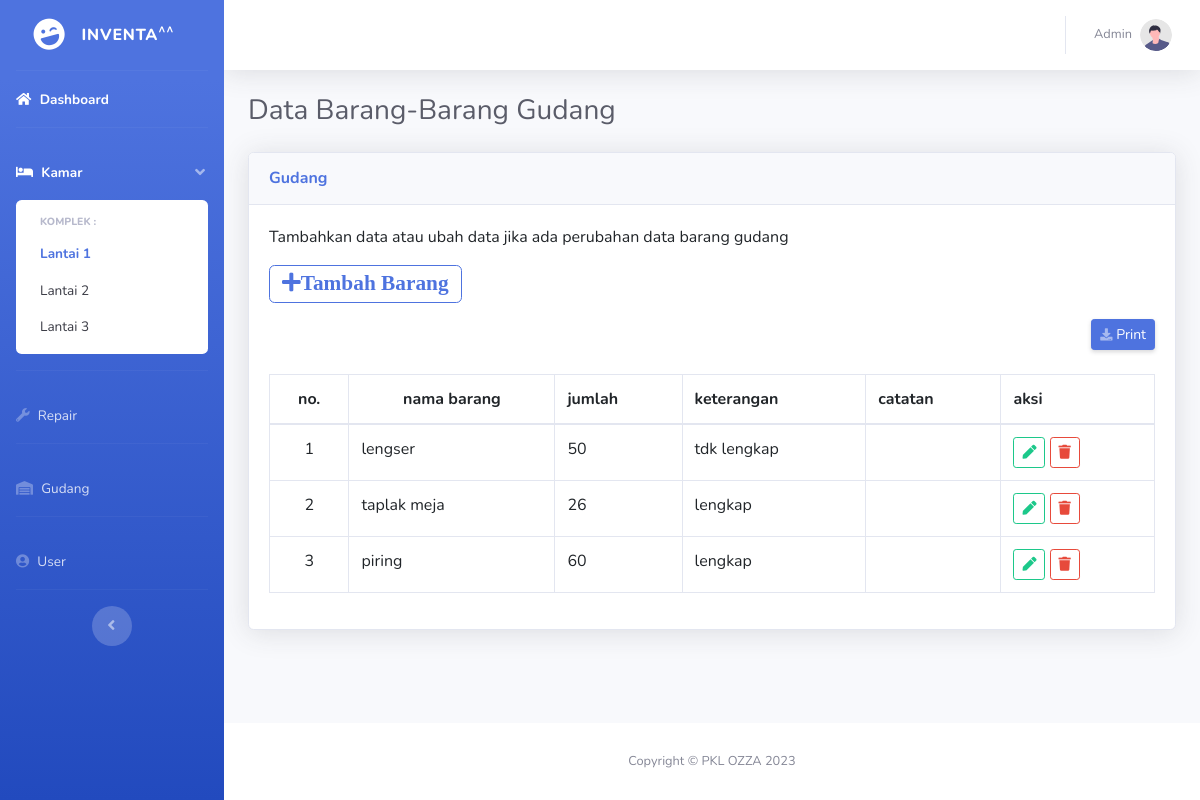
The page /gudang.php (signed in) on the database its author committed.
### tables this page shows
CREATE TABLE `gudang` (
  `id` int(3) NOT NULL,
  `nama_barang` varchar(20) NOT NULL,
  `jumlah` int(5) NOT NULL,
  `keterangan` varchar(50) NOT NULL,
  `catatan` varchar(200) NOT NULL
);

### gudang.php (the view, shortened to what this page needs)
<?php
    include 'koneksi.php';
    $query ="SELECT * FROM gudang;";
    $sql = mysqli_query($conn, $query);
    $no = 0;
?>
<!DOCTYPE html>
<html lang="en">
<head>
    <?php include 'header.php';  ?>
</head>
<body id="page-top">
    <?php include 'menu.php'; ?>
                <div class="container-fluid">
                    <div class="d-sm-flex align-items-center justify-content-between mb-4">
                        <h1 class="h3 mb-0 text-gray-800">Data Barang-Barang Gudang</h1>
                    </div>
                        <div class="card shadow mb-4">
                             <div class="card-header py-3">
                                <h6 class="m-0 font-weight-bold text-primary">Gudang</h6>
                                </div>
                                <div class="card-body">
                                    <p>Tambahkan data atau ubah data jika ada perubahan data barang gudang</p>
                                    <a href="kelolagudang.php" type="button" class="btn btn-outline-primary mb-3">
                                    <i class="fa fa-plus fa-lg">Tambah Barang</i></a>
                                     <div class="d-sm-flex align-items-center justify-content-between mb-4">
                                        <a href="print5.php" class="d-none d-sm-inline-block btn btn-sm btn-primary shadow-sm"><i
                                        class="fas fa-download fa-sm text-white-50"></i> Print</a>
                                    </div>
                                <div class="table-responsive">
                                  <table class="table align-middle table-bordered table-hover">
                                    <thead>
                                      <tr>
                                        <th><center>no.</center></th>
                                        <th><center>nama barang</center></th>
                                        <th>jumlah</th>
                                        <th>keterangan</th>
                                        <th>catatan</th>
                                        <th>aksi</th>
                                      </tr>
                                    </thead>
                                    <tbody>
                                    <?php
                                        while ($result = mysqli_fetch_assoc($sql)) {
                                    ?>
                                      <tr>
                                        <td><center><?php echo ++$no; ?></center></td>
                                        <td>
                                            <?php echo $result['nama_barang']; ?>
                                            </td>
                                        <td><?php echo $result['jumlah']; ?> </td>
                                        <td><?php echo $result['keterangan']; ?>    </td>
                                        <td><?php echo $result['catatan']; ?>    </td>
                                        <td>
                                            <a href="kelolagudang.php?ubah=<?php echo $result['id']; ?>" type="button" class="btn btn-outline-success btn-sm">
                                               <i class="fa fa-pen" aria-hidden="true"></i></a>
                                            <a href="prosesgudang.php?hapus=<?php echo $result['id']; ?>" type="button" class="btn btn-outline-danger btn-sm" onClick="return confirm('Anda Yakin Ingin Menghapus?')">
                                                <i class="fa fa-trash"></i></a></td>
                                      </tr>
                                      <?php
                                            }
                                        ?>
                                      </tbody>
                                    </table>
                                </div>
                                </div>
                            </div>
                        </div>
                    </div>
                <?php include'footer.php';?>
</body>
</html>

### rows shown on the page
gudang: nama_barang "lengser", jumlah "50", keterangan "tdk lengkap"
gudang: nama_barang "taplak meja", jumlah "26", keterangan "lengkap"
gudang: nama_barang "piring", jumlah "60", keterangan "lengkap"
